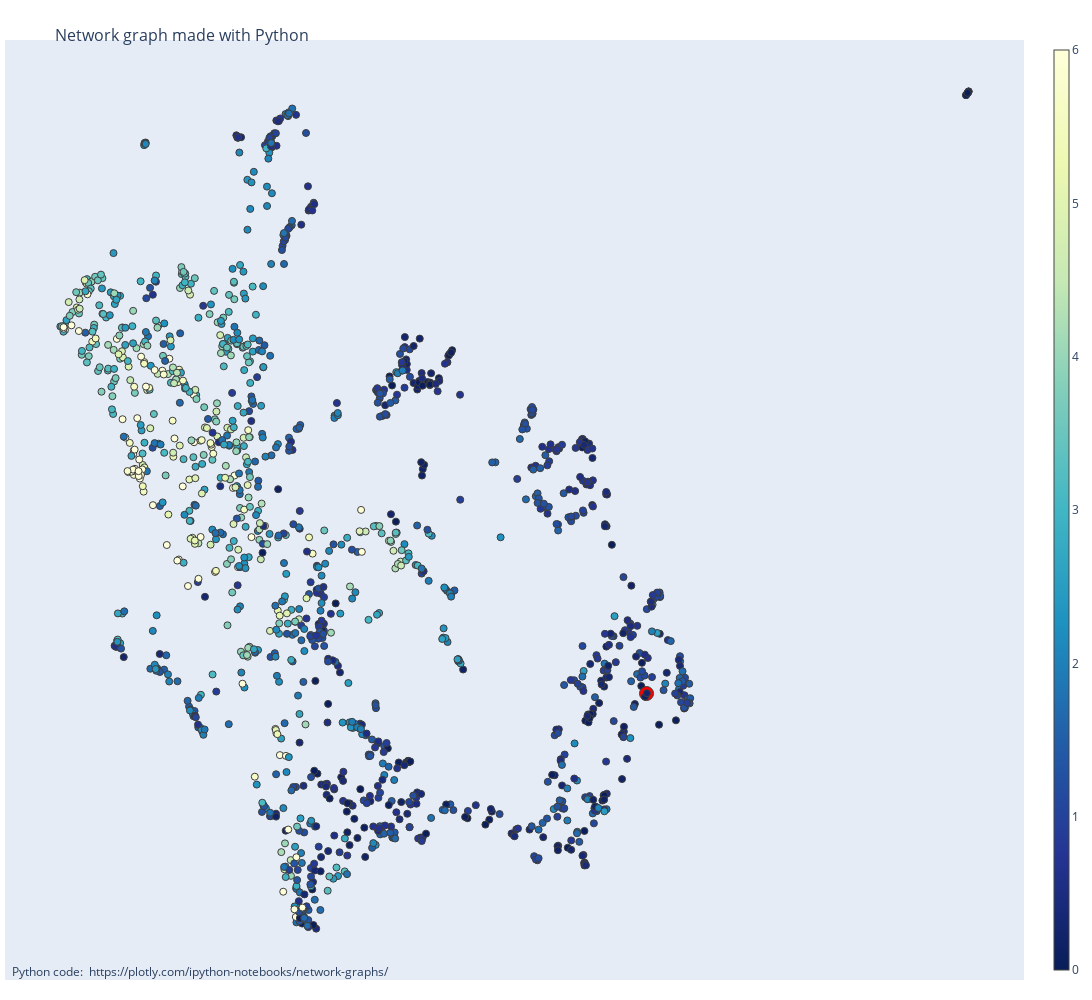

Notebook code cell kept with this figure:
### Markdown cell above
And finally graphing them with plotly with emphasis in one material (look at the red dot):

### Code cell
graph_utils.draw_network_plotly(show_bandgaps=True, colorbar_lims=(0, 6), materials_emphasis=["mp-1079541"], nodes_size=7)

### Figure 1 — Plotly figure (JSON) as saved in the notebook; plotly's stock layout.template omitted (floating-point values rounded to 4 significant figures; data arrays with more than 128 entries replaced by an {"elided": "..."} marker saying what was removed)
{"data": [{"hoverinfo": "text", "marker": {"cmax": 6, "cmin": 0, "color": {"elided": "1410 mixed values"}, "colorbar": {"thickness": 15, "title": {"side": "right"}, "xanchor": "left"}, "colorscale": [[0, "rgb(255,255,217)"], [0.125, "rgb(237,248,177)"], [0.25, "rgb(199,233,180)"], [0.375, "rgb(127,205,187)"], [0.5, "rgb(65,182,196)"], [0.625, "rgb(29,145,192)"], [0.75, "rgb(34,94,168)"], [0.875, "rgb(37,52,148)"], [1, "rgb(8,29,88)"]], "line": {"color": "#3d3d3d", "width": 1}, "opacity": 1, "reversescale": true, "showscale": true, "size": {"elided": "1410 int values"}}, "mode": "markers", "text": {"elided": "1410 str values"}, "type": "scatter", "x": {"elided": "1410 float values"}, "y": {"elided": "1410 float values"}}], "layout": {"annotations": [{"showarrow": false, "text": "Python code: <a href='https://plotly.com/ipython-notebooks/network-graphs/'> https://plotly.com/ipython-notebooks/network-graphs/</a>", "x": 0.005, "xref": "paper", "y": -0.002, "yref": "paper"}], "height": 1000, "hovermode": "closest", "margin": {"b": 20, "l": 5, "r": 5, "t": 40}, "showlegend": false, "title": {"font": {"size": 16}, "text": "<br>Network graph made with Python"}, "width": 1300, "xaxis": {"showgrid": false, "showticklabels": false, "zeroline": false}, "yaxis": {"showgrid": false, "showticklabels": false, "zeroline": false}}}
